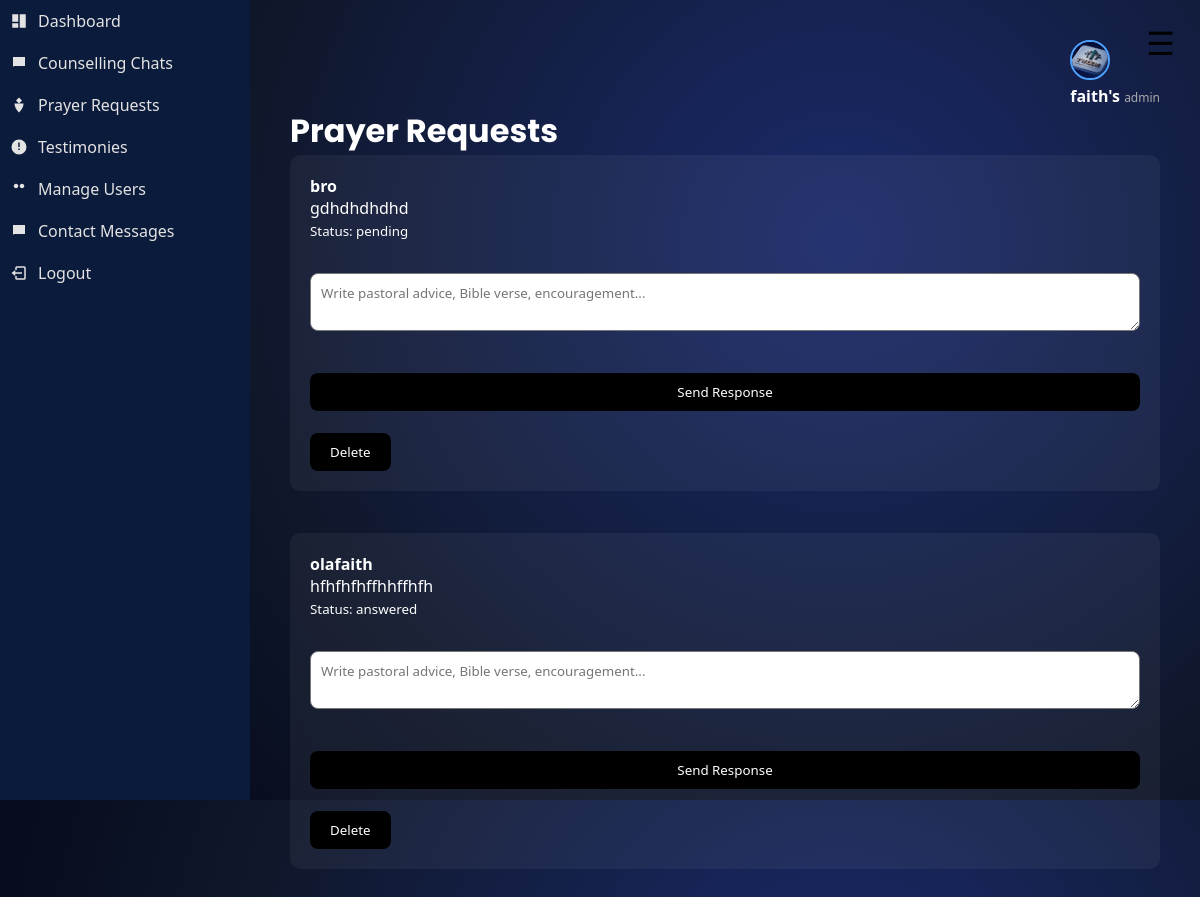
The page /admin/prayers (signed in) on the database its author committed.
### tables this page shows
CREATE TABLE users (
            id INTEGER PRIMARY KEY AUTOINCREMENT,
            name TEXT NOT NULL,
            email TEXT UNIQUE NOT NULL,
            password TEXT NOT NULL
        , role TEXT DEFAULT 'user', profile_pic TEXT, is_verified INTEGER DEFAULT 0, status TEXT DEFAULT 'active', warning TEXT DEFAULT '', reset_token TEXT);

CREATE TABLE prayer_requests (
            id INTEGER PRIMARY KEY AUTOINCREMENT,
            user_id INTEGER,
            type TEXT,
            content TEXT,
            visibility TEXT,
            created_at TIMESTAMP DEFAULT CURRENT_TIMESTAMP, username TEXT, Request TEXT, response TEXT, status TEXT DEFAULT 'pending',
            FOREIGN KEY(user_id) REFERENCES users(id)
        );

### app.py (the view, shortened to what this page needs)
@app.route("/admin/prayers", methods=["GET", "POST"])
def admin_prayers():
    if session.get("role") != "admin":
        return "Access denied"
    conn = sqlite3.connect("database.db")
    conn.row_factory = sqlite3.Row
    cursor = conn.cursor()
    cursor.execute("SELECT * FROM prayer_requests ORDER BY id DESC")
    prayers = cursor.fetchall()
    conn.close()
    return render_template("admin_prayers.html", prayers=prayers)

### app.py (called while the page is built)
@app.context_processor
def inject_user():
    if "user_id" in session:
        conn = sqlite3.connect("database.db")
        conn.row_factory = sqlite3.Row
        cursor = conn.cursor()
        cursor.execute("SELECT * FROM users WHERE id=?", (session["user_id"],))
        user = cursor.fetchone()
        conn.close()
        return dict(user=user)
    return dict(user=None)

### templates/admin_prayers.html (shortened to what this page needs)
{% extends "layout.html" %}
{% block content %}
<h1>Prayer Requests</h1>
{% for prayer in prayers %}
<div class="bible-card">
<p><strong>{{ prayer.username }}</strong></p>
<p>{{ prayer.request }}</p>
<small>Status: {{ prayer.status }}</small>
<br><br>
<form method="POST">
<textarea name="response" placeholder="Write pastoral advice, Bible verse, encouragement..."></textarea>
<br>
<button type="submit">Send Response</button>
</form>
<br>
<a href="/admin/delete_prayer/{{ prayer.id }}">
<button>Delete</button>
</a>
</div>
<br>
{% endfor %}
{% endblock %}

### templates/layout.html (shortened to what this page needs)
<!DOCTYPE html>
<html lang="en">
<head>
    <link rel="stylesheet" href="{{ url_for('static', filename='css/style.css') }}">
    <link rel="stylesheet" href="{{ url_for('static', filename='css/mobile.css') }}">
</head>
<body class="light">
<div class="app">
<button id="menu-toggle-btn" onclick="toggleMenu()" class="menu-toggle-btn">☰</button>
    <aside class="sidebar" id="sidebar">
        <nav class="menu">
            {% if session.get("role") == "admin" %}
            <a href="/admin/dashboard">
                <svg><use href="#icon-dashboard"/></svg>
                Dashboard
            </a>
            <a href="/admin/chats">
                <svg><use href="#icon-chat"/></svg>
                Counselling Chats
            </a>
            <a href="/admin/prayers">
                <svg><use href="#icon-prayer"/></svg>
                Prayer Requests
            </a>
            <a href="/admin/testimonies">
                <svg><use href="#icon-testimony"/></svg>
                Testimonies
            </a>
            <a href="/admin/users">
                <svg><use href="#icon-users"/></svg>
                Manage Users
            </a>
            <a href="/admin/contacts">
                <svg><use href="#icon-chat"/></svg>
                Contact Messages
            </a>
            {% endif %}
            <a href="/logout">
                <svg><use href="#icon-logout"/></svg>
                Logout
            </a>
        </nav>
    </aside>
    <main class="content" id="content">
       <header class="topbar">
<div class="topbar-right">
<div class="topbar-right">
    <div class="admin-profile">
        <div class="profile-dropdown">
            <img
            src="{{ url_for('static', filename='uploads/' + user['profile_pic']) if user is defined and user['profile_pic'] else url_for('static', filename='logo.jpg') }}"
            class="profile-img"
            >
        <div class="admin-info">
            <span class="admin-name">{{ session.get("user_name", "User") }}</span>
            <span class="admin-role">{{ session.get("role", "Member") }}</span>
        </div>
</div>
</div>
</header>
        {% block content %}{% endblock %}
    </main>
</div>
</body>
</html>

### static/css/style.css (style rules this page uses)
* { margin: 0; padding: 0; box-sizing: border-box; font-family: 'Segoe UI', sans-serif; }
body, .sidebar, .content, .card, .bible-card { transition: background 0.4s ease, color 0.4s ease, width 0.35s ease, opacity 0.3s ease, transform 0.3s ease; }
body { font-family: 'Nunito', sans-serif; }
h1, h2, h3 { font-family: 'Poppins', sans-serif; }
body { min-height: 100vh; background: radial-gradient(circle at 70% 30%, #1b2a6b, #0f172a 60%, #020617 100%); color: white; overflow-x: hidden; transition: 0.3s ease; }
body::before { content: ""; position: fixed; width: 100%; height: 100%; background: url("https://www.transparenttextures.com/patterns/stardust.png"); opacity: 0.15; z-index: -1; }
.app { display: flex; height: 100vh; }
.sidebar { width: 250px; background: #0b1b3b; color: white; transition: width 0.35s ease; overflow: hidden; position: relative; }
.menu a { padding: 15px 20px; color: white; text-decoration: none; transition: opacity 0.3s ease, transform 0.3s ease, background 0.3s ease; }
.content { flex: 1; padding: 30px; transition: opacity 0.3s ease; }
body { transition: background 0.4s ease, color 0.4s ease; }
.menu { display: flex; flex-direction: column; }
.menu a { padding: 15px 20px; color: white; text-decoration: none; transition: 0.3s ease; }
.content { flex: 1; padding: 40px; position: relative; }
.topbar { display: flex; justify-content: flex-end; }
.bible-card { background: rgba(255,255,255,0.05); padding: 20px; border-radius: 10px; margin-bottom: 20px; }
.bible-card form { display: flex; gap: 10px; margin-top: 10px; }
.bible-card button { padding: 10px 20px; border-radius: 8px; border: none; cursor: pointer; }
a { text-decoration: none; color: black; }
button { background-color: black; color: white; border: none; padding: 4px 16px; cursor: pointer; }
input, textarea { width: 100%; padding: 10px; border-radius: 8px; }
form { display: flex; flex-direction: column; gap: 15px; }
.topbar-right { display: flex; justify-content: flex-end; }
.admin-profile { display: flex; align-items: center; gap: 10px; }
.profile-img { width: 40px; height: 40px; border-radius: 50%; object-fit: cover; cursor: pointer; border: 2px solid #4da3ff; }
.profile-dropdown { position: relative; }
.admin-name { font-weight: bold; }
.admin-role { font-size: 12px; color: #aaa; }
.menu a { display: flex; align-items: center; gap: 10px; padding: 10px; text-decoration: none; color: #e4e3e3; }
.menu svg { width: 18px; height: 18px; fill: currentColor; }

### static/css/mobile.css (style rules this page uses)
.menu-toggle-btn { position: fixed; top: 15px; right: 15px; z-index: 9999; font-size: 26px; background: transparent; color: #fff; border: none; padding: 6px 10px; border-radius: 6px; cursor: pointer; width: auto; }
@media (min-width: 769px) { .menu-toggle-btn { font-size: 32px; background: none; color: #000; } }

### rows shown on the page
users: get "faith's", get "admin"
prayer_requests: username "bro", request "gdhdhdhdhd", status "pending"
prayer_requests: username "olafaith", request "hfhfhfhffhhffhfh", status "answered"
